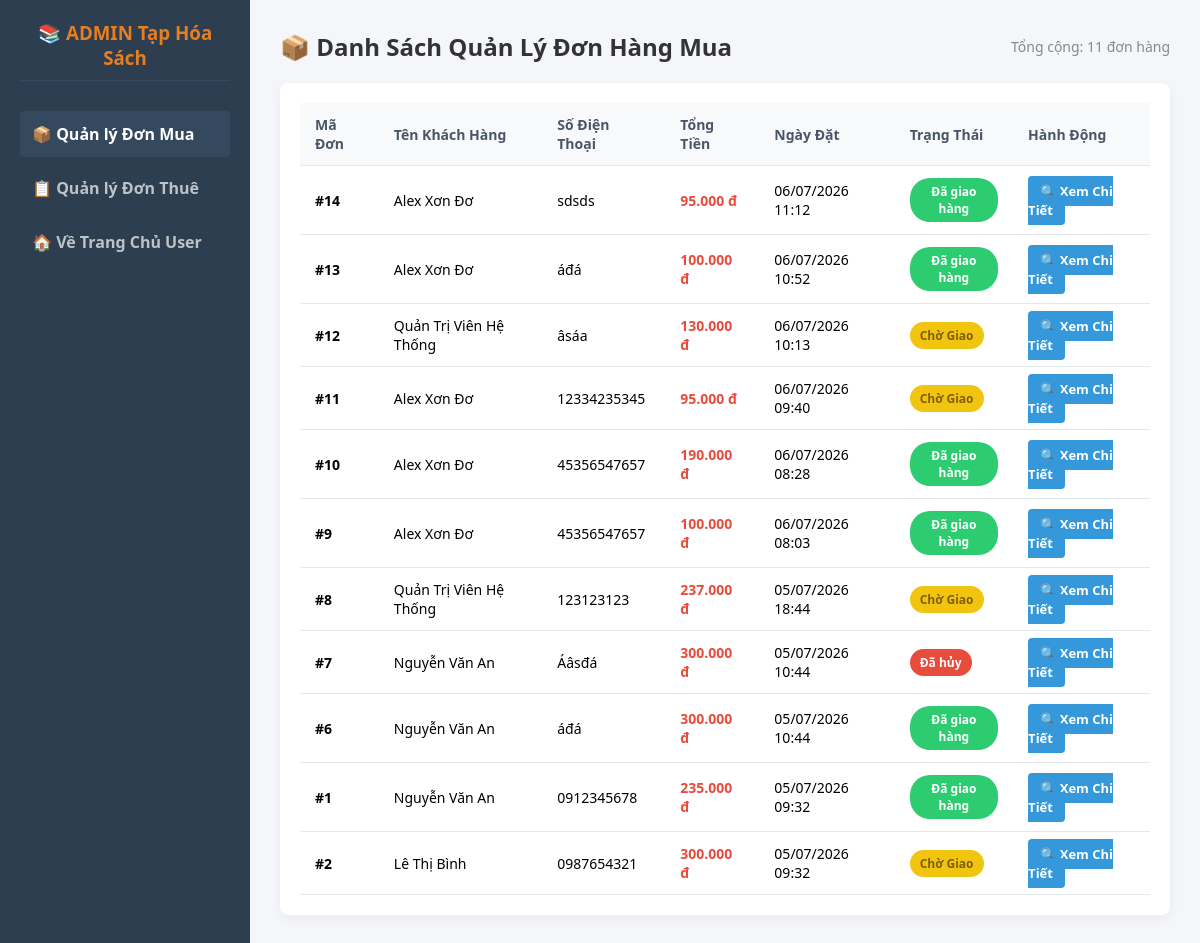
The app's page /admin/admin_don_hang_mua.php with its own data.
### tables this page shows
CREATE TABLE `don_hang_mua` (
  `id` int(11) NOT NULL,
  `id_nguoi_dung` int(11) DEFAULT NULL,
  `ten_khach_hang` varchar(255) NOT NULL,
  `email_khach_hang` varchar(100) NOT NULL,
  `so_dien_thoai` varchar(20) NOT NULL,
  `dia_chi_giao_hang` text NOT NULL,
  `tong_tien` int(11) NOT NULL,
  `trang_thai` enum('cho_duyet','dang_xu_ly','da_giao','da_huy') DEFAULT 'cho_duyet',
  `ngay_dat_hang` timestamp NOT NULL DEFAULT current_timestamp()
);

### src/admin/admin_don_hang_mua.php (the view, shortened to what this page needs)
<?php
require_once '../db.php';
$sql = "SELECT * FROM don_hang_mua ORDER BY ngay_dat_hang DESC";
$stmt_don = $ket_noi->query($sql);
$danh_sach_don = $stmt_don->fetchAll(PDO::FETCH_ASSOC);
?>
<!DOCTYPE html>
<html lang="vi">
<head>
</head>
<body>
<div class="sidebar">
    <h3>📚 ADMIN Tạp Hóa Sách</h3>
    <a href="#" class="active">📦 Quản lý Đơn Mua</a>
    <a href="admin_don_hang_thue.php">📋 Quản lý Đơn Thuê</a>
    <a href="index.php">🏠 Về Trang Chủ User</a>
</div>
<div class="main-content">
    <h2>📦 Danh Sách Quản Lý Đơn Hàng Mua
        <span style="font-size: 14px; color: #7f8c8d; font-weight: normal;">Tổng cộng: <?php echo count($danh_sach_don); ?> đơn hàng</span>
    </h2>
    <div class="table-container">
        <table>
            <thead>
                <tr>
                    <th>Mã Đơn</th>
                    <th>Tên Khách Hàng</th>
                    <th>Số Điện Thoại</th>
                    <th>Tổng Tiền</th>
                    <th>Ngày Đặt</th>
                    <th>Trạng Thái</th>
                    <th>Hành Động</th>
                </tr>
            </thead>
            <tbody>
                <?php if (count($danh_sach_don) == 0): ?>
                    <tr>
                        <td colspan="7" style="text-align: center; color: #7f8c8d;">Chưa có đơn hàng mua nào trong hệ thống.</td>
                    </tr>
                <?php else: ?>
                    <?php foreach ($danh_sach_don as $don): ?>
                        <tr>
                            <td><strong>#<?php echo $don['id']; ?></strong></td>
                            <td><?php echo htmlspecialchars($don['ten_khach_hang']); ?></td>
                            <td><?php echo htmlspecialchars($don['so_dien_thoai']); ?></td>
                            <td style="color: #e74c3c; font-weight: bold;"><?php echo number_format($don['tong_tien'], 0, ',', '.'); ?> đ</td>
                            <td><?php echo date('d/m/Y H:i', strtotime($don['ngay_dat_hang'])); ?></td>
                            <td>
                                <span class="badge badge-<?php echo $don['trang_thai']; ?>">
                                    <?php
                                        if($don['trang_thai'] == 'cho_duyet') echo 'Chờ Giao';
                                        elseif($don['trang_thai'] == 'da_giao') echo 'Đã giao hàng';
                                        elseif($don['trang_thai'] == 'da_huy') echo 'Đã hủy';
                                        else echo $don['trang_thai'];
                                    ?>
                                </span>
                            </td>
                            <td>
                                <a href="admin_don_hang_mua.php?xem_chi_tiet=<?php echo $don['id']; ?>#chi-tiet" class="btn btn-info">🔍 Xem Chi Tiết</a>
                            </td>
                        </tr>
                    <?php endforeach; ?>
                <?php endif; ?>
            </tbody>
        </table>
    </div>
</div>
</body>
</html>

### src/admin/admin_don_hang_mua.php (style rules this page uses)
* { box-sizing: border-box; margin: 0; padding: 0; font-family: 'Segoe UI', Tahoma, Geneva, Verdana, sans-serif; }
body { background-color: #f4f6f9; display: flex; min-height: 100vh; }
.sidebar { width: 250px; background-color: #2c3e50; color: white; padding: 20px; }
.sidebar h3 { text-align: center; margin-bottom: 30px; color: #e67e22; border-bottom: 1px solid #34495e; padding-bottom: 10px; }
.sidebar a { display: block; color: #bdc3c7; padding: 12px; text-decoration: none; border-radius: 4px; margin-bottom: 8px; font-weight: bold; }
.sidebar a:hover, .sidebar a.active { background-color: #34495e; color: white; }
.main-content { flex: 1; padding: 30px; overflow-y: auto; }
h2 { color: #333; margin-bottom: 20px; display: flex; align-items: center; justify-content: space-between; }
.table-container { background: white; border-radius: 8px; box-shadow: 0 4px 12px rgba(0,0,0,0.05); padding: 20px; margin-bottom: 30px; }
table { width: 100%; border-collapse: collapse; text-align: left; }
th, td { padding: 12px 15px; border-bottom: 1px solid #e2e8f0; font-size: 14px; }
th { background-color: #f8f9fa; color: #4a5568; font-weight: bold; }
.badge { padding: 5px 10px; border-radius: 20px; font-size: 12px; font-weight: bold; text-align: center; display: inline-block; }
.badge-cho_duyet { background-color: #f1c40f; color: #7f6000; }
.badge-da_giao { background-color: #2ecc71; color: white; }
.badge-da_huy { background-color: #e74c3c; color: white; }
.btn { padding: 6px 12px; border-radius: 4px; border: none; cursor: pointer; text-decoration: none; font-size: 13px; font-weight: bold; }
.btn-info { background-color: #3498db; color: white; }

### records on screen
don_hang_mua: id "14", ten_khach_hang "Alex Xơn Đơ", so_dien_thoai "sdsds", tong_tien "95.000", ngay_dat_hang "06/07/2026 11:12", trang_thai "Đã giao hàng"
don_hang_mua: id "13", ten_khach_hang "Alex Xơn Đơ", so_dien_thoai "áđá", tong_tien "100.000", ngay_dat_hang "06/07/2026 10:52", trang_thai "Đã giao hàng"
don_hang_mua: id "12", ten_khach_hang "Quản Trị Viên Hệ Thống", so_dien_thoai "âsáa", tong_tien "130.000", ngay_dat_hang "06/07/2026 10:13", trang_thai "Chờ Giao"
don_hang_mua: id "11", ten_khach_hang "Alex Xơn Đơ", so_dien_thoai "12334235345", tong_tien "95.000", ngay_dat_hang "06/07/2026 09:40", trang_thai "Chờ Giao"
don_hang_mua: id "10", ten_khach_hang "Alex Xơn Đơ", so_dien_thoai "45356547657", tong_tien "190.000", ngay_dat_hang "06/07/2026 08:28", trang_thai "Đã giao hàng"
don_hang_mua: id "9", ten_khach_hang "Alex Xơn Đơ", so_dien_thoai "45356547657", tong_tien "100.000", ngay_dat_hang "06/07/2026 08:03", trang_thai "Đã giao hàng"
don_hang_mua: id "8", ten_khach_hang "Quản Trị Viên Hệ Thống", so_dien_thoai "123123123", tong_tien "237.000", ngay_dat_hang "05/07/2026 18:44", trang_thai "Chờ Giao"
don_hang_mua: id "7", ten_khach_hang "Nguyễn Văn An", so_dien_thoai "Áâsđá", tong_tien "300.000", ngay_dat_hang "05/07/2026 10:44", trang_thai "Đã hủy"
don_hang_mua: id "6", ten_khach_hang "Nguyễn Văn An", so_dien_thoai "áđá", tong_tien "300.000", ngay_dat_hang "05/07/2026 10:44", trang_thai "Đã giao hàng"
don_hang_mua: id "1", ten_khach_hang "Nguyễn Văn An", so_dien_thoai "0912345678", tong_tien "235.000", ngay_dat_hang "05/07/2026 09:32", trang_thai "Đã giao hàng"
don_hang_mua: id "2", ten_khach_hang "Lê Thị Bình", so_dien_thoai "0987654321", tong_tien "300.000", ngay_dat_hang "05/07/2026 09:32", trang_thai "Chờ Giao"

### other values on screen
count($danh_sach_don) "11"
